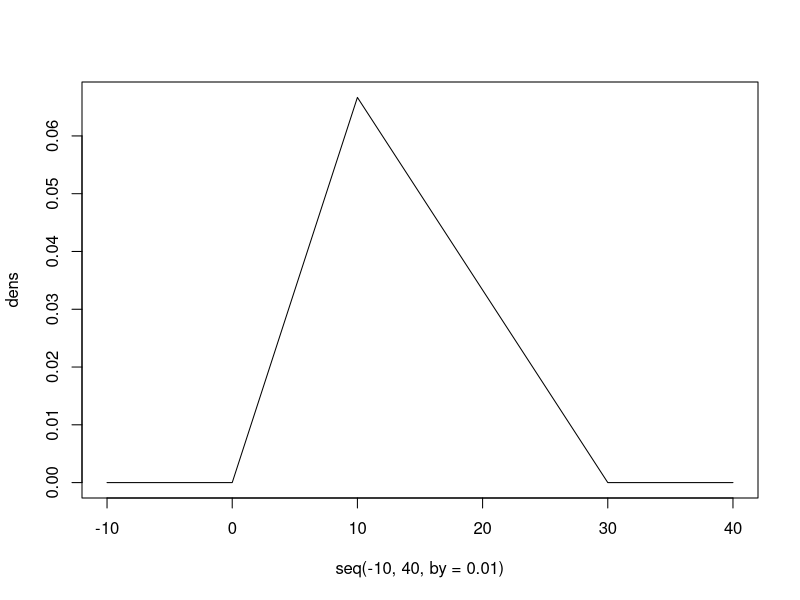
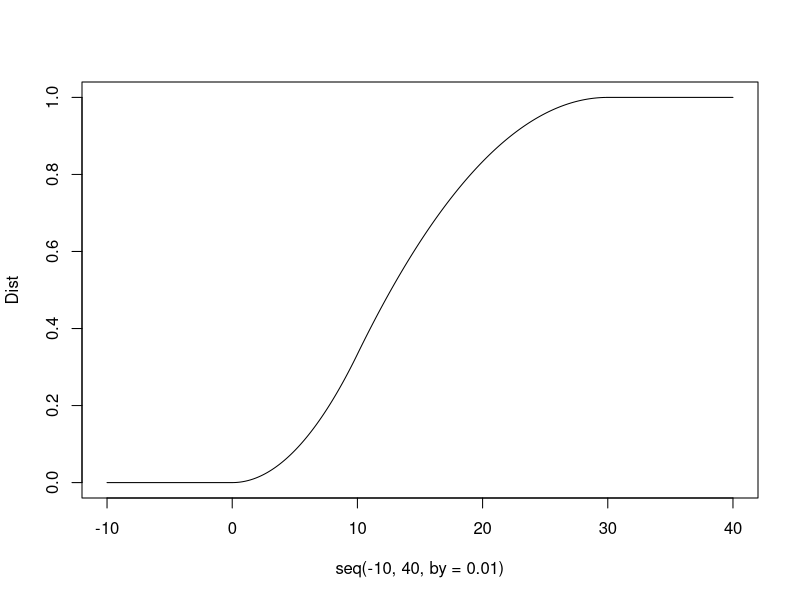
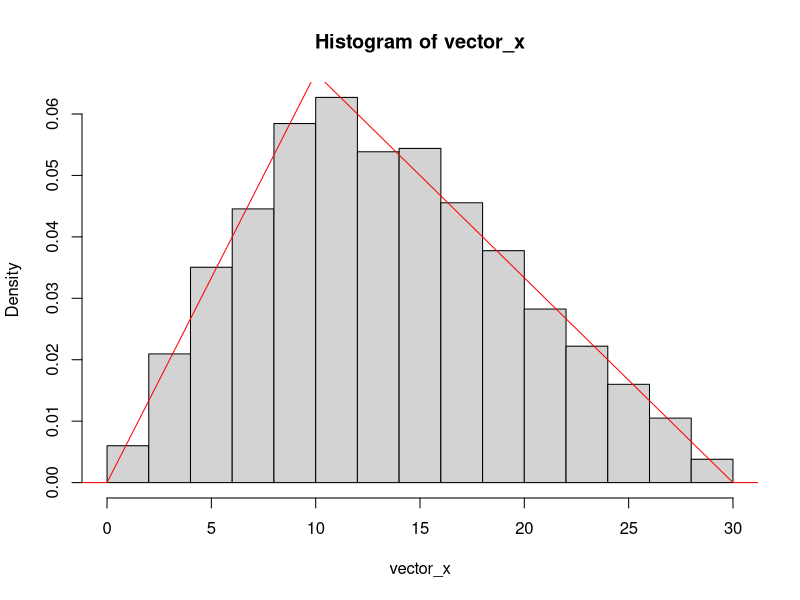
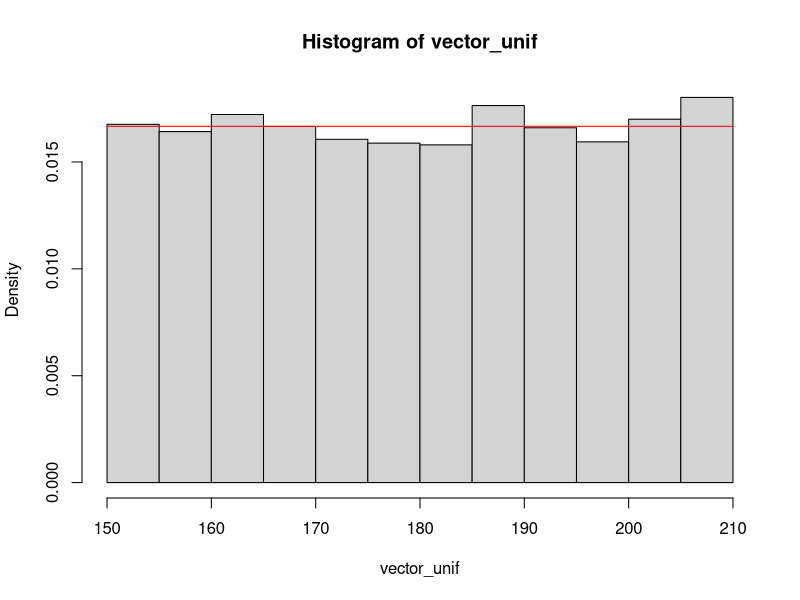

Here is the R script that generated these plots, in order:
##### C8 #####

###FunciOn de masa  y de distribuciOn de probabilidad

f_X<-function(x){
  if (x>=0 & x<10){
    x_f <- (1/150*x)
  } else if(x>=10 & x<=30) {
    x_f <- 1/10-(1/300*x)
  }else{
    x_f <- 0
  }
  return(x_f)
}

F_X<-function(x){
  if(x<0){
    x_f <- 0
  }
  else if (x>=0 & x<10){
    x_f <- (x^2/300)
  } else if(x>=10 & x<=30) {
    x_f <- -(x^2/600)+(x/10)-(1/2)
  }else if (x>30){
    x_f <- 1
  }
  return(x_f)
}

###Gr?ficos

dens<-NULL
Dist<-NULL
for (i in seq(-10,40,by=0.01)){
  dens<-c(dens,f_X(i))
  Dist<-c(Dist,F_X(i))
}

plot(seq(-10,40,by=0.01),dens,type="l")


plot(seq(-10,40,by=0.01),Dist,type="l")

###Algoritmo para simular

sim<-function(x){
  if (x>=0 & x<1/3){
    x_f <- (sqrt(300*x))
  } else if(x>=1/3 & x<=1) {
    x_f <- 30-(10*sqrt(6-6*x))
  return(x_f)
  }
}

###Simulaci?n de 10000 realizaciones
vector_u<-runif(10000)
vector_x<-NULL

for (j in 1:10000){
  vector_x[j]<-sim(vector_u[j])
}

hist(vector_x,prob=TRUE)
lines(seq(-10,40,by=0.01),dens,type="l",col="red")

##### EJEMPLO 2: SIMULACION DE UNA UNIFORME (a=150, b=210)#####

vector_unif<-runif(n=10000,min=150,max=210)

hist(vector_unif,prob=TRUE)
lines(seq(150,210,by=0.01),dunif(x=seq(150,210,by=0.01),min=150,max=210),type="l",col="red")

